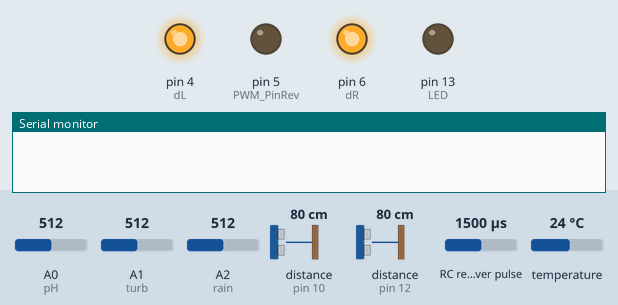
Bench run of a sketch on a simulated Arduino Pro Mini, built with avr-gcc and run on an emulated ATmega328P. Parts: output pins drawn as LEDs (lit = HIGH), the last lines printed to the serial monitor. Wiring (inferred from the names in the program): RC receiver channel: data pin 3. The inputs (shaded band) are chosen by the test bench; at power-on: RC receiver pulse 1500 µs, distance to the obstacle (sensors on pin 10, pin 12) 80 cm, A0 (pH) = 512, A1 (turb) = 512, A2 (rain) = 512, temperature 24 °C. The echo pulse lasts 58.3 µs per cm; pins used as bus, display or sensor lines are not drawn.

Above: at 1.2 s.
1.3 s: RC receiver pulse (sensor on pin 3) set to 1980 µs
At 9.7 s:
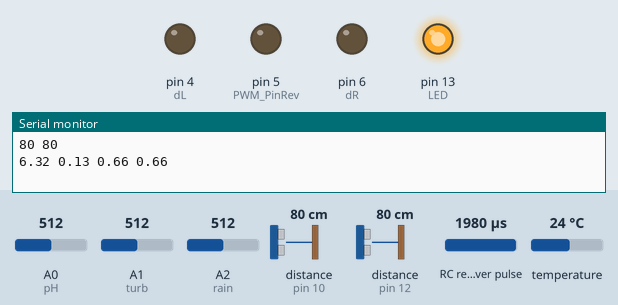
10.1 s: distance to the obstacle (sensor on pin 10) set to 72 cm
18.8 s: distance to the obstacle (sensor on pin 10) set to 65 cm
At 27.1 s:
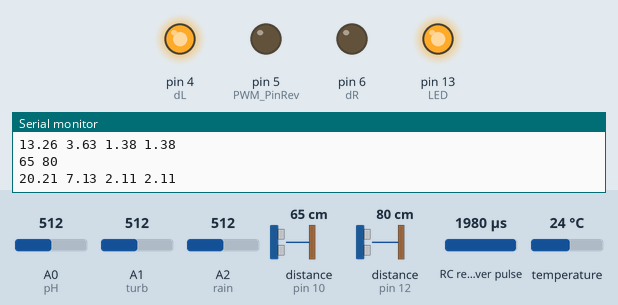
27.4 s: RC receiver pulse (sensor on pin 3) set to 1020 µs
At 28.2 s:
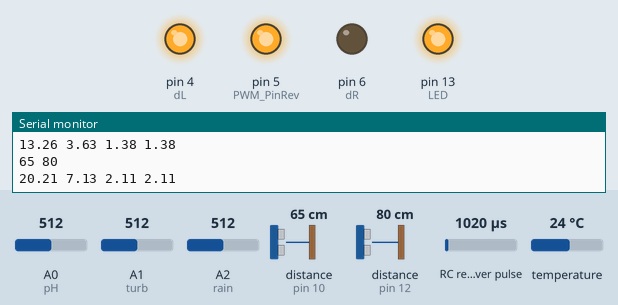
36.1 s: distance to the obstacle (sensor on pin 12) set to 74 cm
44.7 s: distance to the obstacle (sensor on pin 12) set to 65 cm
At 53.1 s:
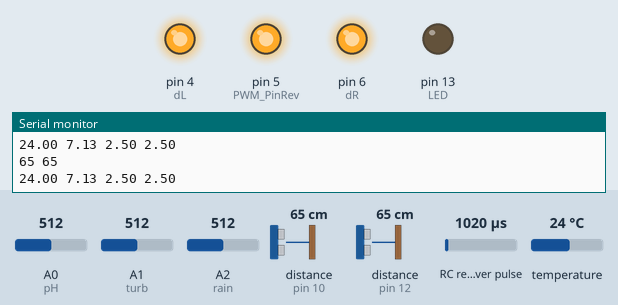
Timing chart, 0 to 79.3 s (numbered marks = the images above; inputs shaded):
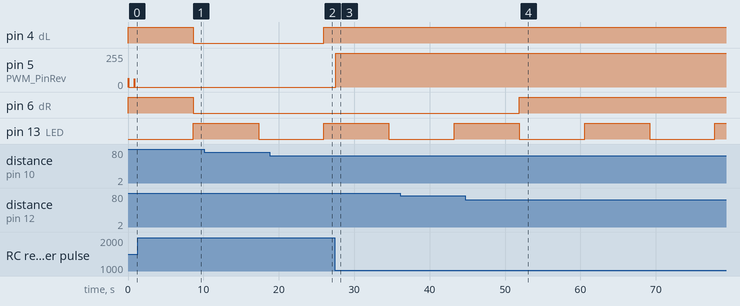

The sketch:

pro_mini_final.ino
```cpp
# /*
#   *
#   * Project Name:     Autonomous Water Rover
#   * Author List:      Chirag Shah
#   * Filename:        dataAquisition.ino
#   * Functions:        averagearray(), phRead(),rainRead(),turbRead(),tempRead()
#   * Global Variables: pH,turb,rain,Offset, samplingInterval, printInterval, ArrayLenth,
                        LED ,trigPin1,echoPin1,trigPin2,echoPin2 ,duration,distance,duration2,distance2;
                        pHArray[ArrayLenth],pHArrayIndex=0,turbArray[ArrayLenth],turbArrayIndex=0,tempArray[ArrayLenth],tempArrayIndex,
                        rainArray[ArrayLenth],rainArrayIndex, rainVoltage,pHValue,turbVoltage,temp, ONE_WIRE_BUS 2
#   * Description: This file is used to read sensor data from the sensors and apply an averaging filter to them
# */
#include <OneWire.h>
#include <DallasTemperature.h>

#define ONE_WIRE_BUS 2 //Data of temp sensor at pin2

OneWire oneWire(ONE_WIRE_BUS);
DallasTemperature sensors(&oneWire);

#define pH A0            //pH meter Analog output to Arduino Analog Input 0
#define turb A1   //turbidity meter Analog output to Arduino Analog Input 1
#define rain A2  //conductivity meter Analog output to Arduino Analog Input 2
#define Offset 0.13            //deviation compensate for pH
#define samplingInterval 20 //Time after which reading is noted
#define printInterval 8000 //Time after which data is sent to pi
#define ArrayLenth  40    //times of collection
#define LED 13
#define MinPulseLength 1100  // these are RC output obtained fromm Navio2
#define MaxPulseLength 1900

int RCinputPinRev = 3;//physical pin mapping on uno
int pin3interruptRev = 1; //ext interrupt 1
int PWM_PinRev = 5; // PWM output pins
unsigned long volatile RCpulseLastChangeTime = 0; //Timeout constant
int pulseLengthRev=0;

const int trigPin1 = 8;//m1/Left side
const int echoPin1 = 10;
const int trigPin2 = 11;//m2/Right side
const int echoPin2 = 12;
long duration; //Left distance sensor pulse duration
int distance; //Left distance sensor reading in cm after computation
long duration2; //Right distance sensor pulse duration
int distance2; ////Right distance reading in cm after computation
int dL=4; //distance pin indicator
int dR=6; //distance pin indicator

int pHArray[ArrayLenth];   //All arrays store the average value of the sensor feedback
int pHArrayIndex=0;       //All index vars store the index at which next reading is to be added
int turbArray[ArrayLenth];
int turbArrayIndex=0;
int tempArray[ArrayLenth];
int tempArrayIndex=0;
int rainArray[ArrayLenth];
int rainArrayIndex=0;
float rainVoltage,pHValue,turbVoltage,temp;  //Final readings should be stored


void setup(void)
{
  pinMode(dL, OUTPUT);
  digitalWrite(dL,LOW);
  pinMode(dR, OUTPUT);
  digitalWrite(dR,LOW);
  pinMode(trigPin1, OUTPUT); // Sets the trigPin as an Output
  pinMode(echoPin1, INPUT); // Sets the echoPin as an Input
  pinMode(trigPin2, OUTPUT); // Sets the trigPin as an Output
  pinMode(echoPin2, INPUT); // Sets the echoPin as an Input
  pinMode(LED,OUTPUT);
  digitalWrite(LED,LOW);
  Serial.begin(9600);
  pinMode(PWM_PinRev, OUTPUT);
  attachInterrupt(pin3interruptRev, pinChangeISRRev, CHANGE); // call the function pinChangeISR each time the input changes state
  sensors.begin();
 }
void loop(void)
{
  static unsigned long samplingTime = millis();
  static unsigned long printTime = millis();
  //After 20 ms get sensor data also send distance sensor readings
  if(millis()-samplingTime > samplingInterval)
  {
     phRead();
     turbRead();
     tempRead();
     rainRead();
     samplingTime=millis();
  }
  //After 80 ms send all sensor readings
  if(millis() - printTime > printInterval)   //Every 800 milliseconds, print a numerical, convert the state of the LED indicator
  {
        d1();
        d2();
        Serial.print(distance);
        Serial.print(' ');
        Serial.println(distance2);
        Serial.print(temp);
        Serial.print(' ');
        Serial.print(pHValue);
        Serial.print(' ');
        Serial.print(turbVoltage);
        Serial.print(' ');
        Serial.println(rainVoltage);
        digitalWrite(LED,digitalRead(LED)^1);
        printTime=millis();
  }
  if(pulseLengthRev<1200)
  {
    //Serial.println(pulseLengthRev);
    analogWrite(PWM_PinRev, 255);
  }
  else if(pulseLengthRev>1800)
  {
    //Serial.println(pulseLengthRev);
    analogWrite(PWM_PinRev,0);
  }
  else
  {
   // Serial.println(pulseLengthRev);
    analogWrite(PWM_PinRev, 255);
  }

    if(distance<70)
    {
      //Serial.println(distance);
      digitalWrite(dL, HIGH);
    }
    else
    {
      //Serial.println(distance);
      digitalWrite(dL, LOW);
    }

    if(distance2<70)
    {
      //Serial.println(distance2);
      digitalWrite(dR, HIGH);
    }
    else
    {
      //Serial.println(distance2);
      digitalWrite(dR, LOW);
    }
    if(distance2<50 && distance<50)
    {
        analogWrite(PWM_PinRev,0);
    }

}
/*
  *
  * Function Name: d1()
  * Input:    none
  * Output:     none
  * Logic:   Trigger the ultrasound sensor on left side, read the hight time of echo pin and accordingly compute distance using
  *          Speed=distance/time
  * Example Call:   d1()
  *
  */
void d1()
{
  // Clears the trigPin
  digitalWrite(trigPin1, LOW);
  delayMicroseconds(2);
  // Sets the trigPin on HIGH state for 10 micro seconds
  digitalWrite(trigPin1, HIGH);
  delayMicroseconds(10);
  digitalWrite(trigPin1, LOW);
  duration = pulseIn(echoPin1,HIGH);
  // Calculating the distance
  distance= duration/29/2;
  // Prints the distance on the Serial Monitor
}
/*
  *
  * Function Name: d2()
  * Input:    none
  * Output:     none
  * Logic:   Trigger the ultrasound sensor on right side, read the hight time of echo pin and accordingly compute distance using
  *          Speed=distance/time
  * Example Call:   d2()
  *
  */
void d2()
{
  // Clears the trigPin
  digitalWrite(trigPin2, LOW);
  delayMicroseconds(2);
  // Sets the trigPin on HIGH state for 10 micro seconds
  digitalWrite(trigPin2, HIGH);
  delayMicroseconds(10);
  digitalWrite(trigPin2, LOW);
  duration2 = pulseIn(echoPin2, HIGH);
  // Calculating the distance
  distance2= duration2/29/2;
  // Prints the distance on the Serial Monitor
}
/*
  *
  * Function Name: tempRead()
  * Input:    none
  * Output:     none
  * Logic:   Get temperature reading in the array and calculate its average
  * Example Call:   tempRead()
  *
  */
void tempRead()
{
  sensors.requestTemperatures();
  tempArray[tempArrayIndex++]=sensors.getTempCByIndex(0)*100;
  if(tempArrayIndex==ArrayLenth)tempArrayIndex=0;
  temp = averagearray(tempArray, ArrayLenth);
  temp = temp/100;
}
/*
  *
  * Function Name: turbRead()
  * Input:    none
  * Output:     none
  * Logic:   Get turbidity reading in the array and calculate its average. Convert ADC to voltage between 0 to 5
  * Example Call:   turbRead()
  *
  */
void turbRead()
{
  turbArray[turbArrayIndex++]=analogRead(turb);
  if(turbArrayIndex==ArrayLenth)turbArrayIndex=0;
  turbVoltage = averagearray(turbArray, ArrayLenth)*5.0/1024;
}
/*
  *
  * Function Name: rainRead()
  * Input:    none
  * Output:     none
  * Logic:   Get conductivity reading in the array and calculate its average. Convert ADC to voltage between 0 to 5
  * Example Call:   rainRead()
  *
  */
void rainRead()
{
  rainArray[rainArrayIndex++]=analogRead(rain);
  if(rainArrayIndex==ArrayLenth)rainArrayIndex=0;
  rainVoltage = averagearray(rainArray, ArrayLenth)*5.0/1024;
}
/*
  *
  * Function Name: phRead()
  * Input:    none
  * Output:     none
  * Logic:   Get ph reading in the array and calculate its average. Convert to ADC to voltage between 0 to 5
  * Example Call:   phRead()
  *
  */
void phRead()
{
   pHArray[pHArrayIndex++]=analogRead(pH);
   if(pHArrayIndex==ArrayLenth)pHArrayIndex=0;
   int voltage = averagearray(pHArray, ArrayLenth)*5.0/1024;
   pHValue = 3.5*voltage+Offset;
}
/*
  *
  * Function Name: averagearray()
  * Input:    array name, arraylength
  * Output:     none
  * Logic:   Get average of the entire array
  * Example Call:   averagearray(rainArray, ArrayLenth)
  *
  */
double averagearray(int* arr, int number)
{
  int i;
  int max,min;
  double avg;
  long amount=0;
  if(number<=0){
    Serial.println("Error number for the array to avraging!/n");
    return 0;
  }
  if(number<5){
    //less than 5, calculated directly statistics
    for(i=0;i<number;i++){
      amount+=arr[i];
    }
    avg = amount/number;
    return avg;
  }else{
    if(arr[0]<arr[1]){
      min = arr[0];max=arr[1];
    }
    else{
      min=arr[1];max=arr[0];
    }
    for(i=2;i<number;i++){
      if(arr[i]<min){
        amount+=min;        //arr<min
        min=arr[i];
      }else {
        if(arr[i]>max){
          amount+=max;    //arr>max
          max=arr[i];
        }else{
          amount+=arr[i]; //min<=arr<=max
        }
      }//if
    }//for
    avg = (double)amount/(number-2);
  }//if
  return avg;
}


void pinChangeISRRev()  //ISR to get servo compatible pulse width and convert to mosfet compatible pwm
{
  unsigned long timeNow = micros(); // record time
  if(digitalRead(RCinputPinRev)) // pulse now high
  {
    RCpulseLastChangeTime = timeNow; // save the time when the pulse went high
  }
  else // pulse now low
  {
    pulseLengthRev = int(timeNow - RCpulseLastChangeTime); // measure pulse length
    pulseLengthRev  = constrain(pulseLengthRev, MinPulseLength, MaxPulseLength); // correct bad readings
   // Serial.print(pulseLengthRev);
   // Serial.print("----->Rev");
   // Serial.println(map(pulseLengthRev, MinPulseLength, MaxPulseLength, 255, 0));

  }
}
```

Measured:
- the behaviour switches between 70 and 69 cm on distance to the obstacle (sensor on pin 10) (found by bisection; images 1 and 2)
- the behaviour switches between 70 and 69 cm on distance to the obstacle (sensor on pin 12) (found by bisection; images 3 and 4)
- after the input at 1.3 s, pin 5 (PWM_PinRev): stops changing and stays 0/255
- after the input at 18.8 s, pin 4 (dL): LOW → HIGH after 7.2 s
- after the input at 27.4 s, pin 5 (PWM_PinRev): 0/255 → 255/255 after 0.12 s
- after the input at 44.7 s, pin 6 (dR): LOW → HIGH after 7.2 s
- by itself, pin 13 (LED): alternates HIGH for 8.6 s and LOW for 8.6 s
